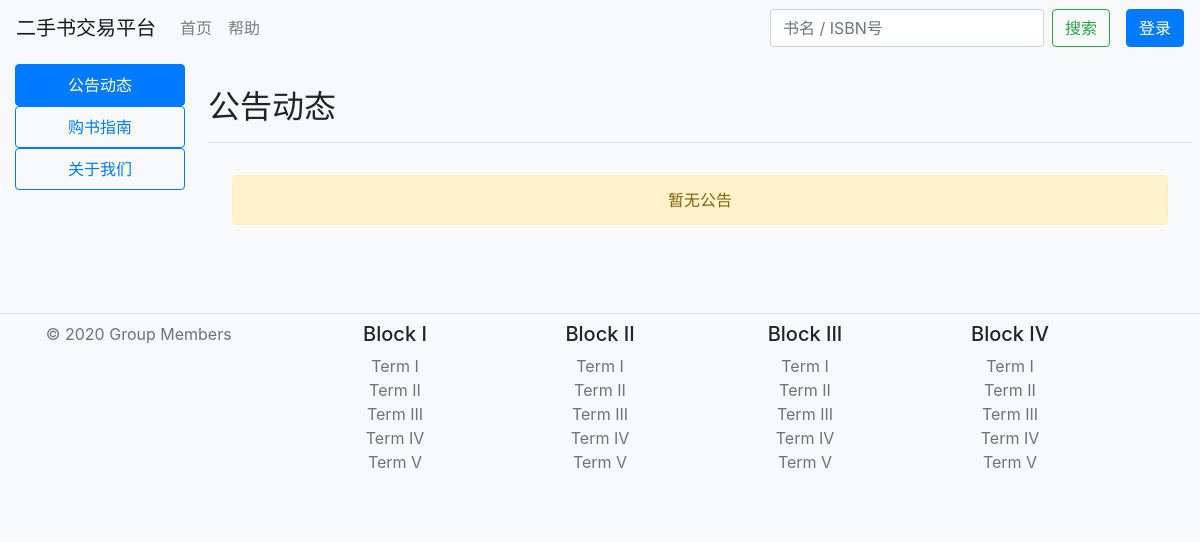
The page /help/ on the database as committed earlier.
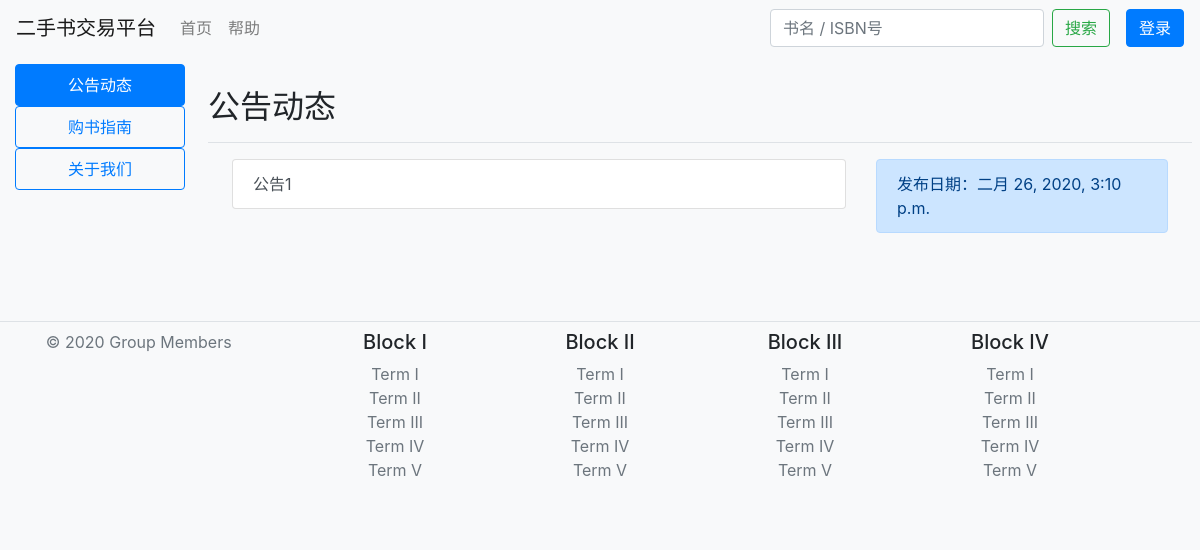
The same page on the database as committed later.
### help/models.py (models this page shows)
class Notice(models.Model):
    title = models.CharField(max_length=255)
    content = models.TextField()
    comment_time = models.DateTimeField(auto_now_add=True)

### help/views.py (the view)
# urls.py: path('', views.site_help, name='site_help'),
def site_help(request):
    context = {
        'notices': Notice.objects.all(),
    }
    return render(request, 'help_notice.html', context)

### help/templates/help_notice.html (shortened to what this page needs)
{% extends 'homepage.html' %}
{% block sidebar %}
<nav class="col-md-2 d-none d-md-block bg-light sidebar">
  <div class="sidebar-sticky">
    <ul class="nav flex-column">
      <li class="nav-item">
        <a class="nav-link active btn btn-outline-primary" role="button" href="{% url 'site_help' %}">
          公告动态<span class="sr-only">(current)</span>
        </a>
      </li>
      <li class="nav-item">
        <a class="nav-link btn btn-outline-primary" role="button" href="{% url 'guide' %}">
          购书指南
        </a>
      </li>
      <li class="nav-item">
        <a class="nav-link btn btn-outline-primary" role="button" href="{% url 'article' 1 %}">
          关于我们
        </a>
      </li>
    </ul>
  </div>
</nav>
{% endblock %}
{% block mainbody %}
<main role="main" class="col-md-10 ml-sm-auto px-2">
  <h2 class="border-bottom mt-4 pb-3">公告动态</h2>
  <div class="list-group mx-4 mt-3 mb-5">
    {% for notice in notices %}
    <div class="row">
      <div class="col-8">
        <a class="list-group-item list-group-item-action" href="{% url 'notice' notice.pk %}">{{ notice.title }}</a>
      </div>
      <div class="col-4">
        <p class="alert alert-primary">发布日期：{{ notice.comment_time }}</p>
      </div>
    </div>
    {% empty %}
    <p class="alert alert-warning text-center my-3">暂无公告</p>
    {% endfor %}
  </div>
</main>
{% endblock %}

Rows that differ between the two databases and show on the page:
added Notice: title "公告1", comment_time "二月 26, 2020, 3:10 p.m."
Other text that changed with them:
text no longer shown: "暂无公告"
